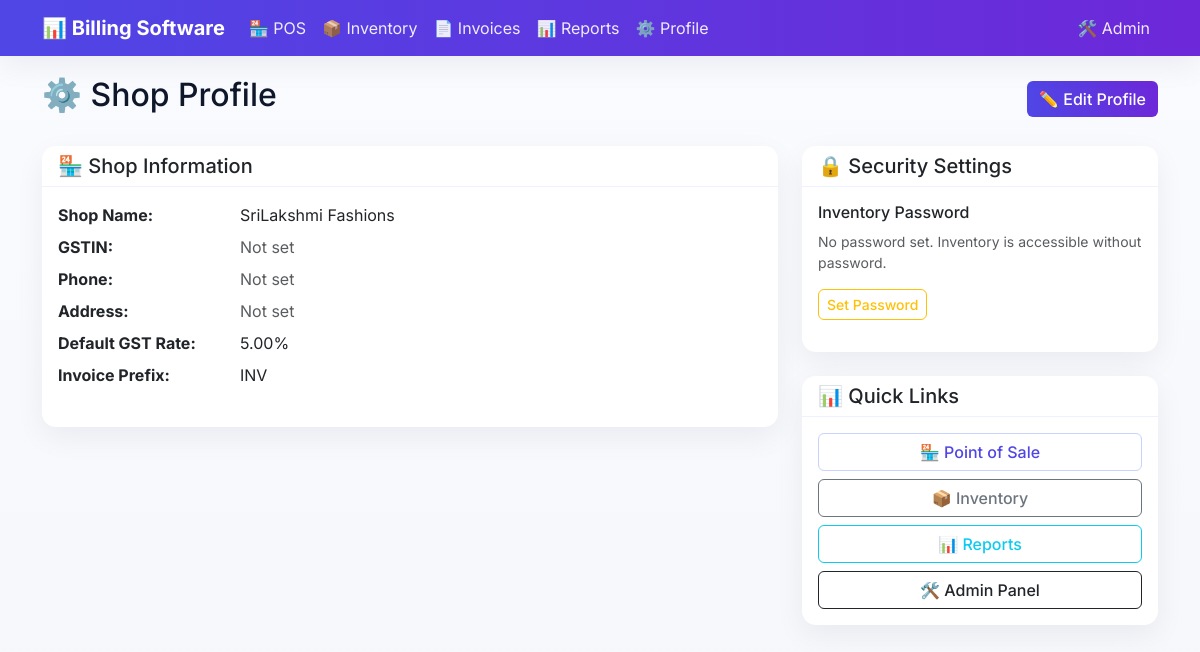
The page /profile/ on the database as committed earlier.
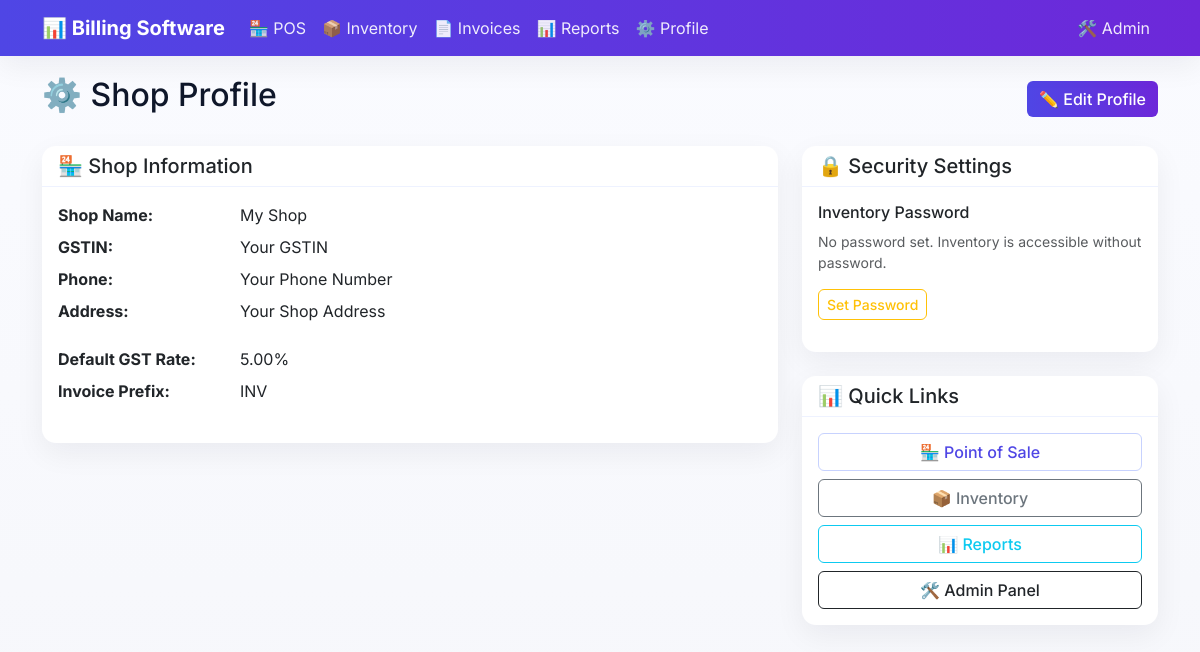
The same page on the database as committed later.
### profiles/models.py (models this page shows, shortened)
class ShopProfile(models.Model):
    shop_name = models.CharField(max_length=200, default="My Shop")
    gstin = models.CharField(max_length=15, blank=True, null=True, help_text="GST Identification Number")
    phone = models.CharField(max_length=15, blank=True, null=True)
    address = models.TextField(blank=True, null=True)
    logo = models.ImageField(upload_to='shop_logos/', blank=True, null=True)
    default_gst_rate = models.DecimalField(max_digits=5, decimal_places=2, default=5.00)
    invoice_prefix = models.CharField(max_length=10, default="INV", help_text="Prefix for invoice numbers")
    last_invoice_number = models.IntegerField(default=0, help_text="Last generated invoice number")
    inventory_password_hash = models.CharField(max_length=128, blank=True, null=True, help_text="Password for inventory access")
    created_at = models.DateTimeField(auto_now_add=True)
    updated_at = models.DateTimeField(auto_now=True)
    class Meta:
        verbose_name = "Shop Profile"
        verbose_name_plural = "Shop Profiles"
    @classmethod
    def get_shop_profile(cls):
        profile, created = cls.objects.get_or_create(pk=1)
        return profile

### profiles/views.py (the view)
# urls.py: path('', views.profile_detail, name='profile_detail'),
def profile_detail(request):
    shop_profile = ShopProfile.get_shop_profile()
    context = {
        'shop_profile': shop_profile,
        'page_title': 'Shop Profile'
    }
    return render(request, 'profiles/profile_detail.html', context)

### templates/profiles/profile_detail.html (shortened to what this page needs)
{% extends 'base.html' %}
{% block content %}
<div class="d-flex justify-content-between align-items-center mb-4">
    <h2>⚙️ Shop Profile</h2>
    <a href="{% url 'profiles:profile_edit' %}" class="btn btn-primary">✏️ Edit Profile</a>
</div>
<div class="row">
    <div class="col-lg-8">
        <div class="card mb-4">
            <div class="card-header">
                <h5 class="mb-0">🏪 Shop Information</h5>
            </div>
            <div class="card-body">
                <dl class="row">
                    <dt class="col-sm-3">Shop Name:</dt>
                    <dd class="col-sm-9">{{ shop_profile.shop_name }}</dd>
                    <dt class="col-sm-3">GSTIN:</dt>
                    <dd class="col-sm-9">
                        {% if shop_profile.gstin %}
                            {{ shop_profile.gstin }}
                        {% else %}
                            <span class="text-muted">Not set</span>
                        {% endif %}
                    </dd>
                    <dt class="col-sm-3">Phone:</dt>
                    <dd class="col-sm-9">
                        {% if shop_profile.phone %}
                            {{ shop_profile.phone }}
                        {% else %}
                            <span class="text-muted">Not set</span>
                        {% endif %}
                    </dd>
                    <dt class="col-sm-3">Address:</dt>
                    <dd class="col-sm-9">
                        {% if shop_profile.address %}
                            {{ shop_profile.address|linebreaks }}
                        {% else %}
                            <span class="text-muted">Not set</span>
                        {% endif %}
                    </dd>
                    <dt class="col-sm-3">Default GST Rate:</dt>
                    <dd class="col-sm-9">{{ shop_profile.default_gst_rate }}%</dd>
                    <dt class="col-sm-3">Invoice Prefix:</dt>
                    <dd class="col-sm-9">{{ shop_profile.invoice_prefix }}</dd>
                </dl>
            </div>
        </div>
    </div>
    <div class="col-lg-4">
        <div class="card mb-4">
            <div class="card-header">
                <h5 class="mb-0">🔒 Security Settings</h5>
            </div>
            <div class="card-body">
                <div class="mb-3">
                    <h6>Inventory Password</h6>
                    <p class="text-muted small">
                        {% if shop_profile.inventory_password_hash %}
                            Password is set and active.
                        {% else %}
                            No password set. Inventory is accessible without password.
                        {% endif %}
                    </p>
                    <a href="{% url 'profiles:set_inventory_password' %}" class="btn btn-outline-warning btn-sm">
                        {% if shop_profile.inventory_password_hash %}
                            Change Password
                        {% else %}
                            Set Password
                        {% endif %}
                    </a>
                </div>
            </div>
        </div>
        <div class="card">
            <div class="card-header">
                <h5 class="mb-0">📊 Quick Links</h5>
            </div>
            <div class="card-body">
                <div class="d-grid gap-2">
                    <a href="{% url 'sales:pos_index' %}" class="btn btn-outline-primary">🏪 Point of Sale</a>
                    <a href="{% url 'inventory:inventory_login' %}" class="btn btn-outline-secondary">📦 Inventory</a>
                    <a href="{% url 'reports:reports_dashboard' %}" class="btn btn-outline-info">📊 Reports</a>
                    <a href="/admin/" class="btn btn-outline-dark">🛠️ Admin Panel</a>
                </div>
            </div>
        </div>
    </div>
</div>
{% endblock %}

Rows that differ between the two databases and show on the page:
changed ShopProfile "INV": shop_name "SriLakshmi Fashions" → "My Shop"; gstin (not shown) → "Your GSTIN"; phone (not shown) → "Your Phone Number"; address (not shown) → "Your Shop Address"
Other text that changed with them:
text no longer shown: "Not set Not set Not set"
